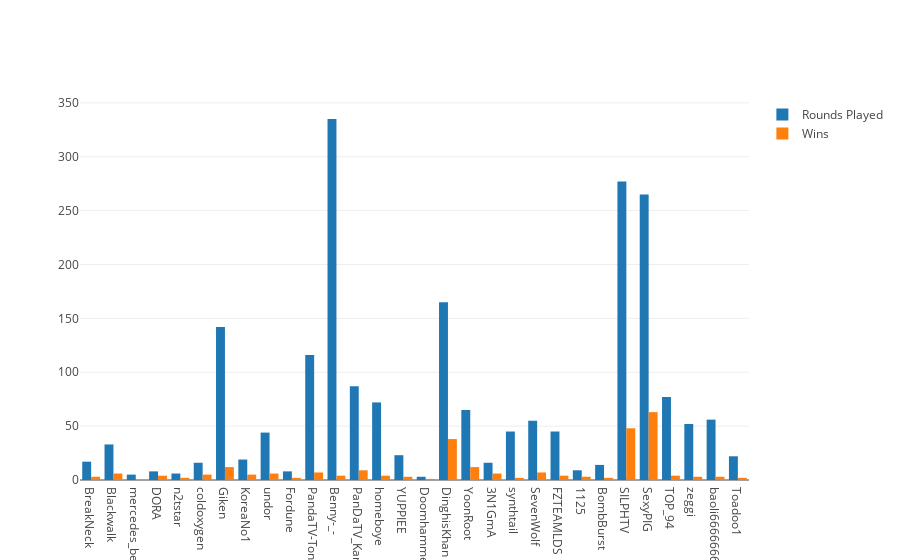

Write notebook code for a chart like this one.
### Code cell
data = [trace1, trace2]
layout = go.Layout(barmode='group')

fig = go.Figure(data=data, layout=layout)
iplot(fig, filename='grouped-bar')

### Figure 1 — Plotly figure (JSON) as saved in the notebook; plotly's stock layout.template omitted (floating-point values rounded to 4 significant figures)
{"data": [{"name": "Rounds Played", "type": "bar", "uid": "5d9c3b4c-dc67-11e8-9a81-6a00028c0b70", "x": ["BreakNeck", "Blackwalk", "mercedes_benz", "DORA", "n2tstar", "coldoxygen", "Giken", "KoreaNo1", "undor", "Fordune", "PandaTV-Tongk", "Benny-_-", "PanDaTV_Karl", "homeboye", "YUPPIEE", "Doomhammer", "DinghisKhan", "YoonRoot", "3N1GmA", "synthtail", "SevenWolf", "FZTEAMLDS", "1125", "BombBurst", "SILPHTV", "SexyPIG", "TOP_94", "zeggi", "baoli6666666", "Toadoo1"], "y": [17, 33, 5, 8, 6, 16, 142, 19, 44, 8, 116, 335, 87, 72, 23, 3, 165, 65, 16, 45, 55, 45, 9, 14, 277, 265, 77, 52, 56, 22]}, {"name": "Wins", "type": "bar", "uid": "5d9c3cfa-dc67-11e8-8e99-6a00028c0b70", "x": ["BreakNeck", "Blackwalk", "mercedes_benz", "DORA", "n2tstar", "coldoxygen", "Giken", "KoreaNo1", "undor", "Fordune", "PandaTV-Tongk", "Benny-_-", "PanDaTV_Karl", "homeboye", "YUPPIEE", "Doomhammer", "DinghisKhan", "YoonRoot", "3N1GmA", "synthtail", "SevenWolf", "FZTEAMLDS", "1125", "BombBurst", "SILPHTV", "SexyPIG", "TOP_94", "zeggi", "baoli6666666", "Toadoo1"], "y": [3, 6, 0, 4, 2, 5, 12, 5, 6, 2, 7, 4, 9, 4, 3, 1, 38, 12, 6, 2, 7, 4, 3, 2, 48, 63, 4, 3, 3, 2]}], "layout": {"barmode": "group"}}
